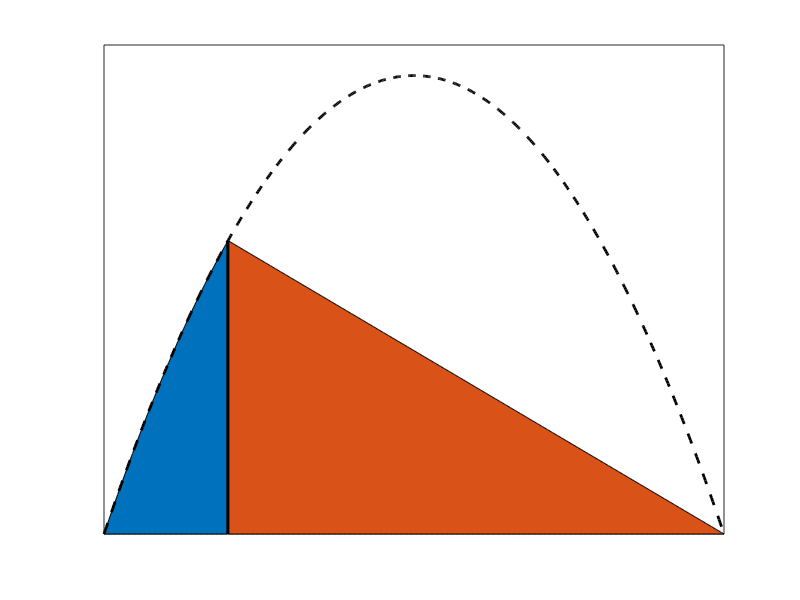

This figure's MATLAB source: (Note: this script raises an error after producing the figure.)
% Brush tyre model
clear; clc; close all

a = 0.2;
cp = 250000;
cpx = cp;
cpy = cp;
mux = 1;
muy = 1;
Fz = 5000;

alpha = deg2rad(0);
s = 0.15;

% Compute the slips
sx = s;
sy = tan(alpha);

% Start by plotting the load distrinution over the contact patch
x = linspace(-a,a,500);
dFax = cpx*sx*(a-x);

qz = ((3*Fz)/(4*a))*(1-(x./a).^2);
spx = (3*Fz*mux)/(2*a*a*cpx);

psi = sqrt((sx/spx)^2+(sy/spx)^2);
xs = (2*psi-1)*a;

f = figure;
ax = axes('Parent',f);
area(x(x<=xs),qz(x<=xs))
hold(ax,'on')
area(x(x>=xs),dFax(x>=xs))
plot(x,qz,'k--','linewidth',2)
plot([xs,xs],[0,cpx*sx*(a-xs)],'k','linewidth',2)
box(ax,'on');
set(ax,'YTick',zeros(1,0),'XTick',zeros(1,0));

% [s,alpha] = ndgrid(linspace(-0.8,0.8,50),[0.1,0.075,0.05,0.025,-0.025]);
[alpha,s] = ndgrid(linspace(-25,25,50),[0.1,0.075,0.05,0.025,0,-0.025,-0.05,-0.075,-0.1]);
[Fx,Fy] = brush_model(s,deg2rad(alpha),Fz,a,cpx,cpy,mux,muy); 

figure
plot(alpha,Fy)


